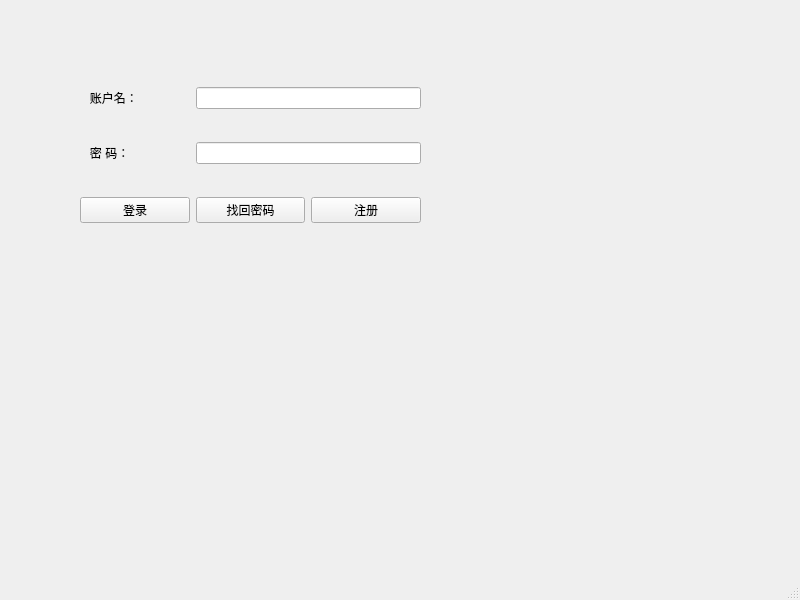
<?xml version="1.0" encoding="UTF-8"?>
<ui version="4.0">
 <class>MainWindow</class>
 <widget class="QMainWindow" name="MainWindow">
  <property name="geometry">
   <rect>
    <x>0</x>
    <y>0</y>
    <width>800</width>
    <height>600</height>
   </rect>
  </property>
  <property name="windowTitle">
   <string>MainWindow</string>
  </property>
  <widget class="QWidget" name="centralwidget">
   <widget class="QWidget" name="">
    <property name="geometry">
     <rect>
      <x>80</x>
      <y>60</y>
      <width>341</width>
      <height>191</height>
     </rect>
    </property>
    <layout class="QGridLayout" name="gridLayout">
     <item row="0" column="0">
      <widget class="QLabel" name="login">
       <property name="text">
        <string>   账户名：</string>
       </property>
      </widget>
     </item>
     <item row="0" column="1" colspan="2">
      <widget class="QLineEdit" name="inputLogin"/>
     </item>
     <item row="1" column="0">
      <widget class="QLabel" name="password">
       <property name="text">
        <string>   密 码：</string>
       </property>
      </widget>
     </item>
     <item row="1" column="1" colspan="2">
      <widget class="QLineEdit" name="inputPassword"/>
     </item>
     <item row="2" column="0">
      <widget class="QPushButton" name="loginIn">
       <property name="text">
        <string>登录</string>
       </property>
      </widget>
     </item>
     <item row="2" column="1">
      <widget class="QPushButton" name="findPassword">
       <property name="text">
        <string>找回密码</string>
       </property>
      </widget>
     </item>
     <item row="2" column="2">
      <widget class="QPushButton" name="register_2">
       <property name="text">
        <string>注册</string>
       </property>
      </widget>
     </item>
    </layout>
   </widget>
  </widget>
  <widget class="QMenuBar" name="menubar">
   <property name="geometry">
    <rect>
     <x>0</x>
     <y>0</y>
     <width>800</width>
     <height>23</height>
    </rect>
   </property>
  </widget>
  <widget class="QStatusBar" name="statusbar"/>
 </widget>
 <resources/>
 <connections/>
</ui>
